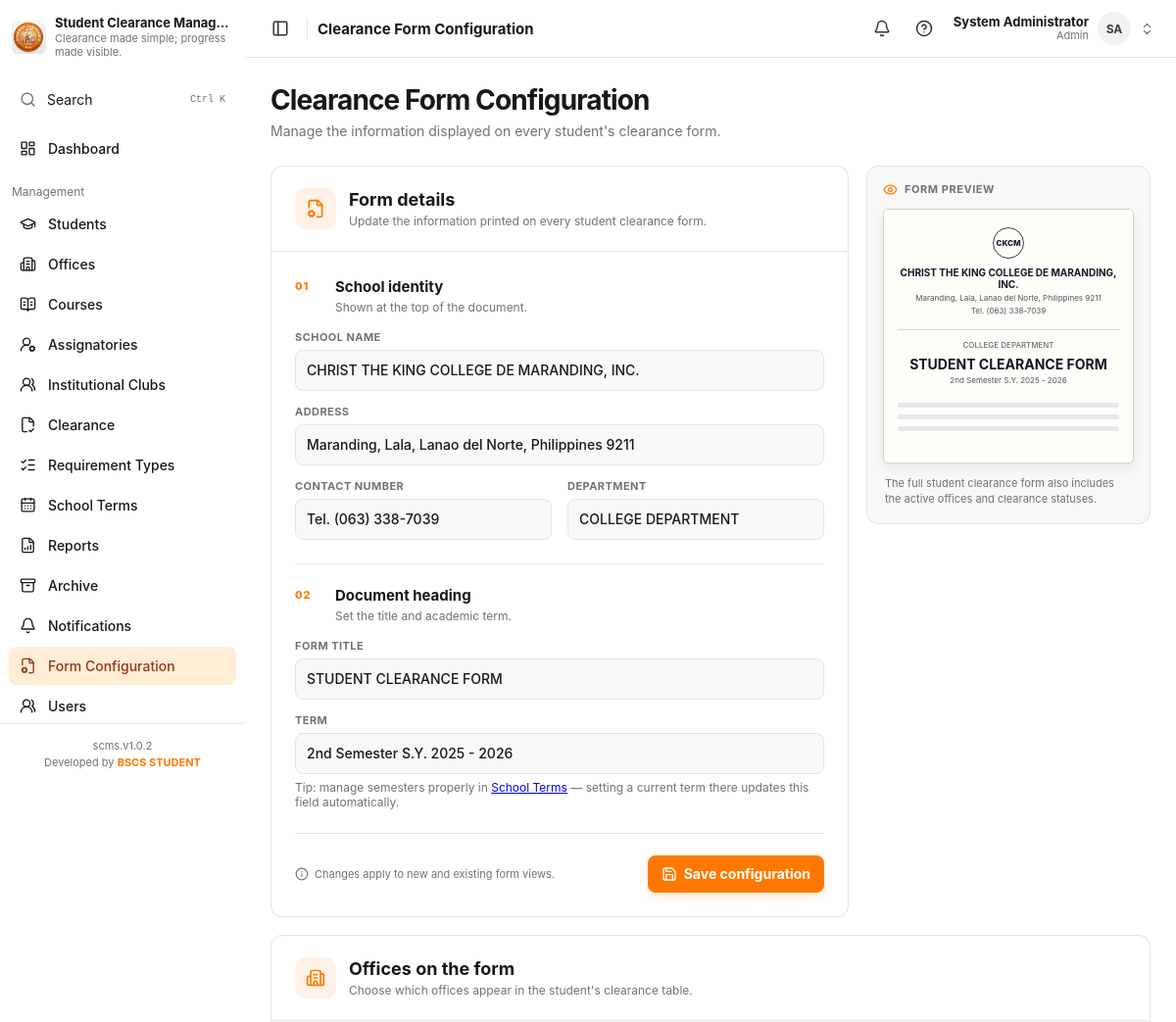
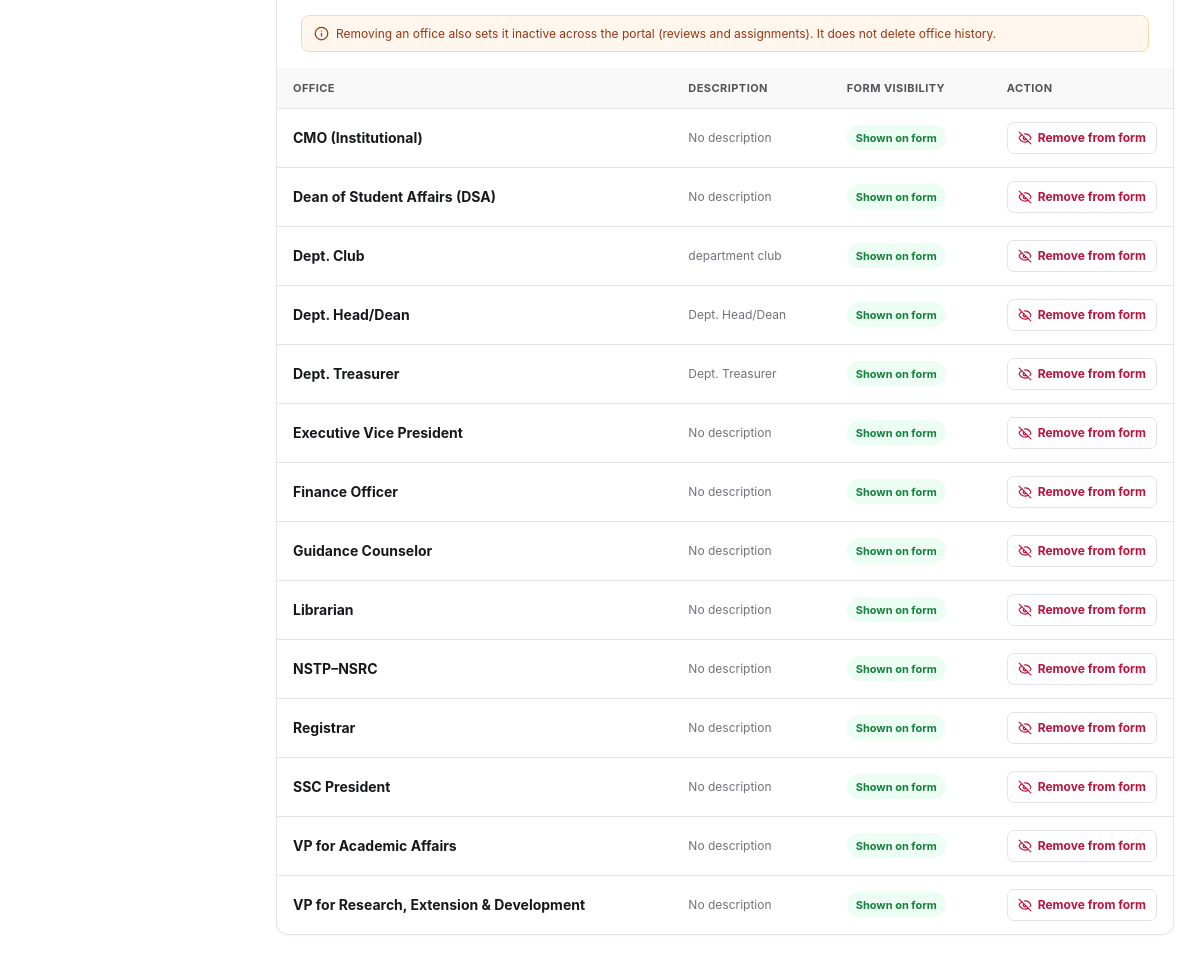
/admin/form_configuration.php (signed in), run on the app's committed database (2 pictures, top to bottom).
### tables this page shows
CREATE TABLE `offices` (
  `office_id` int(10) unsigned NOT NULL AUTO_INCREMENT,
  `office_name` varchar(120) NOT NULL,
  `description` varchar(255) DEFAULT NULL,
  `scope` enum('general','department') NOT NULL DEFAULT 'general',
  `course_name` varchar(120) DEFAULT NULL,
  `status` enum('active','inactive') NOT NULL DEFAULT 'active',
  `created_at` timestamp NOT NULL DEFAULT current_timestamp(),
  PRIMARY KEY (`office_id`)
);

### config/auth.php (called while the page is built, shortened)
<?php
function e($value): string
{
    return htmlspecialchars((string)$value, ENT_QUOTES, 'UTF-8');
}
?>

### admin/form_configuration.php (the view, shortened to what this page needs)
<?php
require_once "../config/auth.php";
require_once "../config/db.php";
$conn->query(
    "CREATE TABLE IF NOT EXISTS system_settings (
        setting_key VARCHAR(80) PRIMARY KEY,
        setting_value TEXT NOT NULL,
        updated_at TIMESTAMP DEFAULT CURRENT_TIMESTAMP ON UPDATE CURRENT_TIMESTAMP
    )"
);
$conn->query("ALTER TABLE system_settings MODIFY setting_value TEXT NOT NULL");
$settings = [];
$result = $conn->query("SELECT setting_key, setting_value FROM system_settings");
if ($result) {
    while ($row = $result->fetch_assoc()) $settings[$row["setting_key"]] = $row["setting_value"];
}
$offices = $conn->query("SELECT office_id, office_name, description, status FROM offices ORDER BY status DESC, office_name ASC");
require "_header.php";
?>
<div class="page-heading">
    <div>
        <h1>Clearance Form Configuration</h1>
        <p>Manage the information displayed on every student's clearance form.</p>
    </div>
</div>
<div class="configuration-layout">
    <div class="form-card configuration-card">
        <div class="configuration-card-header">
            <div class="configuration-icon"><i data-lucide="file-cog"></i></div>
            <div>
                <h2>Form details</h2>
                <p>Update the information printed on every student clearance form.</p>
            </div>
        </div>
        <form method="post" class="configuration-form">
            <section class="configuration-section">
                <div class="configuration-section-heading">
                    <span class="configuration-step">01</span>
                    <div><h3>School identity</h3><p>Shown at the top of the document.</p></div>
                </div>
                <div class="configuration-fields">
                    <label class="configuration-field configuration-field-wide">School name<input name="clearance_school_name" required value="<?= e($settings["clearance_school_name"]) ?>"></label>
                    <label class="configuration-field configuration-field-wide">Address<input name="clearance_school_address" required value="<?= e($settings["clearance_school_address"]) ?>"></label>
                    <label class="configuration-field">Contact number<input name="clearance_school_contact" required value="<?= e($settings["clearance_school_contact"]) ?>"></label>
                    <label class="configuration-field">Department<input name="clearance_department" required value="<?= e($settings["clearance_department"]) ?>"></label>
                </div>
            </section>
            <section class="configuration-section">
                <div class="configuration-section-heading">
                    <span class="configuration-step">02</span>
                    <div><h3>Document heading</h3><p>Set the title and academic term.</p></div>
                </div>
                <div class="configuration-fields">
                    <label class="configuration-field configuration-field-wide">Form title<input name="clearance_form_title" required value="<?= e($settings["clearance_form_title"]) ?>"></label>
                    <label class="configuration-field configuration-field-wide">Term<input name="clearance_term" required value="<?= e($settings["clearance_term"]) ?>"></label>
                </div>
                <p class="muted" style="font-size:12px;margin-top:6px;">Tip: manage semesters properly in <a href="school_terms.php">School Terms</a> — setting a current term there updates this field automatically.</p>
            </section>
            <div class="configuration-actions">
                <span><i data-lucide="info"></i> Changes apply to new and existing form views.</span>
                <button class="btn btn-primary" type="submit"><i data-lucide="save"></i>Save configuration</button>
            </div>
        </form>
    </div>
    <aside class="configuration-preview">
        <div class="configuration-preview-label"><i data-lucide="eye"></i> Form preview</div>
        <div class="configuration-preview-paper">
            <div class="configuration-preview-mark">CKCM</div>
            <strong><?= e($settings["clearance_school_name"]) ?></strong>
            <small><?= e($settings["clearance_school_address"]) ?></small>
            <small><?= e($settings["clearance_school_contact"]) ?></small>
            <hr>
            <small><?= e($settings["clearance_department"]) ?></small>
            <h3><?= e($settings["clearance_form_title"]) ?></h3>
            <span><?= e($settings["clearance_term"]) ?></span>
            <div class="configuration-preview-lines"><i></i><i></i><i></i></div>
        </div>
        <p class="configuration-preview-note">The full student clearance form also includes the active offices and clearance statuses.</p>
    </aside>
</div>
<section class="form-card configuration-office-card">
    <div class="configuration-card-header">
        <div class="configuration-icon"><i data-lucide="building-2"></i></div>
        <div>
            <h2>Offices on the form</h2>
            <p>Choose which offices appear in the student's clearance table.</p>
        </div>
    </div>
    <div class="configuration-office-note"><i data-lucide="info"></i> Removing an office also sets it inactive across the portal (reviews and assignments). It does not delete office history.</div>
    <div class="table-wrapper">
        <table class="configuration-office-table">
            <thead><tr><th>Office</th><th>Description</th><th>Form visibility</th><th>Action</th></tr></thead>
            <tbody>
            <?php if ($offices && $offices->num_rows): ?>
                <?php while ($office = $offices->fetch_assoc()): ?>
                    <?php $isActiveOffice = $office["status"] === "active"; ?>
                    <tr>
                        <td><strong><?= e($office["office_name"]) ?></strong></td>
                        <td><?= e($office["description"] ?: "No description") ?></td>
                        <td><span class="status <?= $isActiveOffice ? "status-active" : "status-inactive" ?>"><?= $isActiveOffice ? "Shown on form" : "Hidden from form" ?></span></td>
                        <td>
                            <form method="post" <?= $isActiveOffice ? 'data-delete-confirm="Remove this office from the student clearance form? Existing office history will be kept."' : "" ?>>
                                <button class="table-action <?= $isActiveOffice ? "table-action-danger" : "" ?>" type="submit">
                                    <i data-lucide="<?= $isActiveOffice ? "eye-off" : "eye" ?>"></i><?= $isActiveOffice ? "Remove from form" : "Add to form" ?>
                                </button>
                            </form>
                        </td>
                    </tr>
                <?php endwhile; ?>
            <?php else: ?>
                <tr><td colspan="4" class="empty-state">No offices have been created yet.</td></tr>
            <?php endif; ?>
            </tbody>
        </table>
    </div>
</section>
<?php require "_footer.php"; ?>

### data on the page
offices: office_name "CMO (Institutional)", description "No description", status "Shown on form"
offices: office_name "Dean of Student Affairs (DSA)", description "No description", status "Shown on form"
offices: office_name "Dept. Club", description "department club", status "Shown on form"
offices: office_name "Dept. Head/Dean", description "Dept. Head/Dean", status "Shown on form"
offices: office_name "Dept. Treasurer", description "Dept. Treasurer", status "Shown on form"
offices: office_name "Executive Vice President", description "No description", status "Shown on form"
offices: office_name "Finance Officer", description "No description", status "Shown on form"
offices: office_name "Guidance Counselor", description "No description", status "Shown on form"
offices: office_name "Librarian", description "No description", status "Shown on form"
offices: office_name "NSTP–NSRC", description "No description", status "Shown on form"
offices: office_name "Registrar", description "No description", status "Shown on form"
offices: office_name "SSC President", description "No description", status "Shown on form"
offices: office_name "VP for Academic Affairs", description "No description", status "Shown on form"
offices: office_name "VP for Research, Extension & Development", description "No description", status "Shown on form"

### other printed values
$pageTitle "Clearance Form Configuration"
$__displayName "System Administrator"
$__initials "SA"
$settings["clearance_school_name"] "CHRIST THE KING COLLEGE DE MARANDING, INC."
$settings["clearance_school_address"] "Maranding, Lala, Lanao del Norte, Philippines 9211"
$settings["clearance_school_contact"] "Tel. (063) 338-7039"
$settings["clearance_department"] "COLLEGE DEPARTMENT"
$settings["clearance_form_title"] "STUDENT CLEARANCE FORM"
$settings["clearance_term"] "2nd Semester S.Y. 2025 - 2026"
